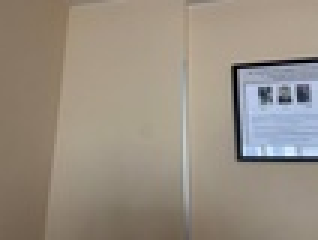
#> input picture 41.jpeg, 106 x 80 px, shrunk from 1280 x 960 before the run, given in place of 4, which was not available (shown 3 times larger)
$ python -i panorama_stitching.py   (imports and definitions only)
#> lines starting #> are read from the running program, lines starting #| are printed output that depends on the picture; after the words box and inside, x2 and y2 are one past the last pixel; in counts of white or black regions, pixels touching at a corner belong together; pictures that were not available may be replaced by others from this repository, and a replacement may not be noted
import numpy as np
import cv2
import argparse
import sys
from pathlib import Path

def hartley_normalise(points: np.ndarray):
    centroid = points.mean(axis=0)
    shifted  = points - centroid
    mean_distance = np.sqrt((shifted ** 2).sum(axis=1)).mean()

    scale = np.sqrt(2) / (mean_distance + 1e-10)

    T = np.array([
        [scale, 0, -scale * centroid[0]],
        [0, scale, -scale * centroid[1]],
        [0, 0, 1],
    ], dtype=np.float64)

    points_h    = np.column_stack([points, np.ones(len(points))])
    points_norm = (T @ points_h.T).T[:, :2]
    return points_norm, T

def build_A(src: np.ndarray, dst: np.ndarray) -> np.ndarray:
    n = len(src)
    A = np.zeros((2 * n, 9), dtype=np.float64)

    for i, ((x, y), (x1, y1)) in enumerate(zip(src, dst)):
        A[2*i]     = [0,  0,  0, -x, -y, -1,  y1*x,  y1*y,  y1]
        A[2*i + 1] = [x,  y,  1,  0,  0,  0, -x1*x, -x1*y, -x1]

    return A


import numpy as np

def manual_svd(A):
    # 1. Compute A*A^T and A^T*A
    AAT = np.dot(A, A.T)
    ATA = np.dot(A.T, A)

    # 2. Compute eigenvalues and eigenvectors for U (from A*A^T)
    evals_u, evecs_u = np.linalg.eig(AAT)
    # Sort by eigenvalues descending
    idx_u = np.argsort(evals_u)[::-1]
    U = evecs_u[:, idx_u]

    # 3. Compute eigenvalues and eigenvectors for V (from A^T*A)
    evals_v, evecs_v = np.linalg.eig(ATA)
    # Sort by eigenvalues descending
    idx_v = np.argsort(evals_v)[::-1]
    V = evecs_v[:, idx_v]

    # 4. Compute Singular Values (Square roots of non-negative eigenvalues)
    # Using evals_v as they correspond to A^T*A
    singular_values = np.sqrt(np.clip(evals_v[idx_v], 0, None))

    return U, singular_values, V.T

# Example usage
A = np.array([[1, 2], [3, 4], [5, 6]])
U, s, VT = manual_svd(A)


def estimate_homography(src_points: np.ndarray, dst_points: np.ndarray) -> np.ndarray:
    assert len(src_points) >= 4, "Give more that 4 points"

    src_norm, T  = hartley_normalise(src_points)
    dst_norm, Tp = hartley_normalise(dst_points)

    A = build_A(src_norm, dst_norm)

    _, _, Vt = manual_svd(A)
    h_hat = Vt[-1]
    H_norm = h_hat.reshape(3, 3)
    H = np.linalg.inv(Tp) @ H_norm @ T
    H /= H[2, 2]
    return H

def reprojection_error(H: np.ndarray, src_points: np.ndarray, dst_points: np.ndarray) -> float:
    n = len(src_points)
    src_h = np.column_stack([src_points, np.ones(n)])
    proj  = (H @ src_h.T).T
    proj_2d = proj[:, :2] / proj[:, 2:3]
    errors = np.linalg.norm(proj_2d - dst_points, axis=1)
    return float(errors.mean())


def ransac_homography(src_points: np.ndarray, dst_points: np.ndarray,
                      n_iter: int = 1000, threshold: float = 3.0):
    best_H = None
    best_inliers = np.zeros(len(src_points), dtype=bool)
    n_points = len(src_points)
    rng = np.random.default_rng(42)

    for _ in range(n_iter):
        idx = rng.choice(n_points, 4, replace=False)
        try:
            H = estimate_homography(src_points[idx], dst_points[idx])
        except np.linalg.LinAlgError:
            continue

        src_h = np.column_stack([src_points, np.ones(n_points)])
        proj  = (H @ src_h.T).T
        w     = proj[:, 2:3]
        proj_2d = proj[:, :2] / np.where(np.abs(w) > 1e-8, w, 1e-8)
        err = np.linalg.norm(proj_2d - dst_points, axis=1)

        inliers = err < threshold
        if inliers.sum() > best_inliers.sum():
            best_inliers = inliers
            best_H       = H

    if best_inliers.sum() >= 4:
        best_H = estimate_homography(src_points[best_inliers], dst_points[best_inliers])

    return best_H, best_inliers

def bilinear_interpolate(image: np.ndarray, x: np.ndarray, y: np.ndarray) -> np.ndarray:
    h, w = image.shape[:2]
    x0 = np.floor(x).astype(int)
    y0 = np.floor(y).astype(int)
    x1 = x0 + 1
    y1 = y0 + 1

    wx = x - x0
    wy = y - y0

    x0c = np.clip(x0, 0, w - 1)
    x1c = np.clip(x1, 0, w - 1)
    y0c = np.clip(y0, 0, h - 1)
    y1c = np.clip(y1, 0, h - 1)

    if image.ndim == 3:
        wx = wx[:, None]
        wy = wy[:, None]

    val = (image[y0c, x0c] * (1 - wx) * (1 - wy) +
           image[y0c, x1c] *      wx  * (1 - wy) +
           image[y1c, x0c] * (1 - wx) *      wy  +
           image[y1c, x1c] *      wx  *      wy)
    return val


def warp_image(image: np.ndarray, H: np.ndarray,
               canvas_shape: tuple) -> tuple:

    canvas_h, canvas_w = canvas_shape
    H_inv = np.linalg.inv(H)

    u, v = np.meshgrid(np.arange(canvas_w), np.arange(canvas_h))
    canvas_points = np.stack([u.ravel(), v.ravel(), np.ones(canvas_h * canvas_w)], axis=0)  # (3, N)

    src_points = H_inv @ canvas_points
    w_coord = src_points[2]
    valid   = np.abs(w_coord) > 1e-8
    x_src   = np.where(valid, src_points[0] / w_coord, -1)
    y_src   = np.where(valid, src_points[1] / w_coord, -1)

    img_h, img_w = image.shape[:2]
    inside = (valid & (x_src >= 0) & (x_src < img_w - 1) &
                      (y_src >= 0) & (y_src < img_h - 1))

    warped = np.zeros((canvas_h * canvas_w,) + image.shape[2:], dtype=np.float64)
    if inside.any():
        warped[inside] = bilinear_interpolate(
            image.astype(np.float64), x_src[inside], y_src[inside]
        )

    warped = warped.reshape(canvas_h, canvas_w, *image.shape[2:])
    mask   = inside.reshape(canvas_h, canvas_w)
    return warped.astype(np.uint8), mask

def distance_transform_weight(mask: np.ndarray) -> np.ndarray:
    dist = cv2.distanceTransform(mask.astype(np.uint8), cv2.DIST_L2, 5)
    max_d = dist.max()
    if max_d > 0:
        dist /= max_d
    return dist


def blend_images(img1: np.ndarray, mask1: np.ndarray, img2: np.ndarray, mask2: np.ndarray) -> np.ndarray:
    w1 = distance_transform_weight(mask1)[:, :, None].astype(np.float64)
    w2 = distance_transform_weight(mask2)[:, :, None].astype(np.float64)

    overlap = (mask1 & mask2)
    only1   = (mask1 & ~mask2)
    only2   = (~mask1 & mask2)

    result = np.zeros_like(img1, dtype=np.float64)

    denom = w1 + w2 + 1e-10
    result[overlap] = (
        (w1 * img1.astype(np.float64) + w2 * img2.astype(np.float64)) / denom
    )[overlap]

    result[only1] = img1[only1].astype(np.float64)
    result[only2] = img2[only2].astype(np.float64)

    return np.clip(result, 0, 255).astype(np.uint8)


def detect_and_match(img1_gray: np.ndarray, img2_gray: np.ndarray,
                     method: str = "sift"):
    if method == "sift":
        try:
            detector = cv2.SIFT_create()
        except AttributeError:
            # pylint: disable=no-member
            detector = cv2.xfeatures2d.SIFT_create()
        norm = cv2.NORM_L2
    else:
        detector = cv2.ORB_create(nfeatures=2000)
        norm = cv2.NORM_HAMMING

    kp1, des1 = detector.detectAndCompute(img1_gray, None)
    kp2, des2 = detector.detectAndCompute(img2_gray, None)

    if des1 is None or des2 is None or len(kp1) < 4 or len(kp2) < 4:
        raise ValueError("You need more points for stitching")

    bf = cv2.BFMatcher(norm)
    matches = bf.knnMatch(des1, des2, k=2)

    good = []
    for pair in matches:
        if len(pair) == 2:
            m, n = pair
            if m.distance < 0.75 * n.distance:
                good.append(m)

    if len(good) < 4:
        raise ValueError(f"Not enough good matches: {len(good)} (must be ≥ 4)")

    src_points = np.float64([kp1[m.queryIdx].pt for m in good])
    dst_points = np.float64([kp2[m.trainIdx].pt for m in good])
    print(f"  {len(good)} matches found after the ratio test")
    return src_points, dst_points

def compute_canvas(img1: np.ndarray, img2: np.ndarray, H: np.ndarray):

    h1, w1 = img1.shape[:2]
    h2, w2 = img2.shape[:2]

    corners2 = np.array([
        [0,  0,  1],
        [w2, 0,  1],
        [w2, h2, 1],
        [0,  h2, 1],
    ], dtype=np.float64).T

    proj = (H @ corners2)
    proj_2d = proj[:2] / proj[2]

    corners1 = np.array([[0, 0], [w1, 0], [w1, h1], [0, h1]], dtype=np.float64).T

    all_points = np.hstack([corners1, proj_2d])      # (2, 8)
    x_min, y_min = np.floor(all_points.min(axis=1)).astype(int)
    x_max, y_max = np.ceil (all_points.max(axis=1)).astype(int)

    canvas_w = x_max - x_min
    canvas_h = y_max - y_min
    return (canvas_h, canvas_w), (-x_min, -y_min)

def stitch_pair(path1: str, path2: str, output_path: str = "panorama.jpg", method: str = "sift", use_ransac: bool = True) -> np.ndarray:
    img1 = cv2.imread(path1)
    img2 = cv2.imread(path2)
    if img1 is None:
        raise FileNotFoundError(f"Can't open {path1}")
    if img2 is None:
        raise FileNotFoundError(f"Can't open {path2}")

    gray1 = cv2.cvtColor(img1, cv2.COLOR_BGR2GRAY)
    gray2 = cv2.cvtColor(img2, cv2.COLOR_BGR2GRAY)

    src_points, dst_points = detect_and_match(gray2, gray1, method=method)
    total_matches = len(src_points)

    if use_ransac:
        H, inliers = ransac_homography(src_points, dst_points)
        inlier_count = int(inliers.sum())
        print(f"  RANSAC: {inlier_count}/{len(inliers)} inliers")
        err = reprojection_error(H, src_points[inliers], dst_points[inliers])
    else:
        H = estimate_homography(src_points, dst_points)
        inlier_count = None
        err = reprojection_error(H, src_points, dst_points)
    print(f"  Reprojection error: {err:.4f} px")

    canvas_shape, (ox, oy) = compute_canvas(img1, img2, H)
    print(f"  Canvas: {canvas_shape[1]} × {canvas_shape[0]} px,  offset=({ox},{oy})")


    T_offset = np.array([
        [1, 0, ox],
        [0, 1, oy],
        [0, 0,  1],
    ], dtype=np.float64)

    H_canvas = T_offset @ H
    warped2, mask2 = warp_image(img2, H_canvas, canvas_shape)

    canvas1 = np.zeros((*canvas_shape, 3), dtype=np.uint8)
    canvas1[oy:oy + img1.shape[0], ox:ox + img1.shape[1]] = img1
    mask1 = np.zeros(canvas_shape, dtype=bool)
    mask1[oy:oy + img1.shape[0], ox:ox + img1.shape[1]] = True

    panorama = blend_images(canvas1, mask1, warped2, mask2)

    cv2.imwrite(output_path, panorama)
    return panorama


def stitch_multiple(image_paths: list, output_path: str = "panorama_full.jpg",
                    method: str = "sift", use_ransac: bool = True) -> np.ndarray:
    """
    Stitches a list of images sequentially from left to right.
    """
    if len(image_paths) < 2:
        raise ValueError("At least 2 images are required")

    temp_path = "_tmp_pano.jpg"

    print(f"\n--- Stitching image 1/ {len(image_paths)} with image 2/{len(image_paths)} ---")
    result = stitch_pair(
        image_paths[0],
        image_paths[1],
        output_path=temp_path,
        method=method,
        use_ransac=use_ransac,
    )
#> in stitch_pair, img1 is the input picture: shape (80, 106, 3); mean B, G, R 129.6, 141.9, 151.8
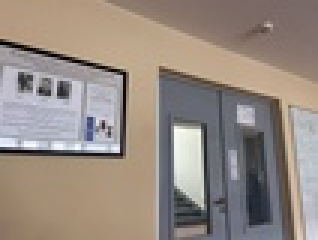
#> input picture 42.jpeg, 106 x 80 px, shrunk from 1280 x 960 before the run, given in place of 1, which was not available (shown 3 times larger)
#> in stitch_pair, img2 is the input picture: shape (80, 106, 3); mean B, G, R 130.2, 138.6, 150.2
#> in stitch_pair, `gray2 = cv2.cvtColor(img2, cv2.COLOR_BGR2GRAY)`:
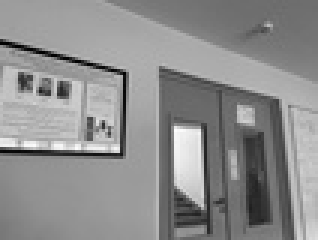
#> gray2: shape (80, 106) (shown 3 times larger); min 1, max 254, mean 141.1
#> in detect_and_match, `kp1, des1 = detector.detectAndCompute(img1_gray, None)`: kp1 = 44 keypoints; strongest (x, y, size): (21, 30, 3), (62, 47, 6.7), (8, 27, 3.4), (14, 30, 2.6)
#> in detect_and_match, `kp2, des2 = detector.detectAndCompute(img2_gray, None)`: kp2 = 9 keypoints; (x, y, size): (101, 32, 3.2), (88, 31, 3), (80, 52, 2), (96, 50, 2.4), (83, 31, 4), (98, 35, 2.7), (98, 35, 2.7), (91, 36, 2.8), (91, 36, 2.8)
#> in detect_and_match, `matches = bf.knnMatch(des1, des2, k=2)`: matches = 44 matches
#> the loop in detect_and_match, `for pair in matches:` made 44 passes
#> after the loop in detect_and_match, `for pair in matches:`: good = 5 matches
#> in detect_and_match, `src_points = np.float64([kp1[m.queryIdx].pt for m in good])`: src_points = [[7.75, 26.93], [10.5, 32.35], [10.5, 32.35], [17.65, 33.49], [20.86, 30.35]]
#> in detect_and_match, `dst_points = np.float64([kp2[m.trainIdx].pt for m in good])`: dst_points = [[87.82, 31.2], [91.35, 35.56], [91.35, 35.56], [98.12, 35.17], [100.8, 31.59]]
#|   5 matches found after the ratio test
#> in stitch_pair, `total_matches = len(src_points)`: total_matches = 5
#> in ransac_homography, `best_inliers = np.zeros(len(src_points), dtype=bool)`: best_inliers = [False, False, False, False, False]
#> in ransac_homography, `n_points = len(src_points)`: n_points = 5
#> the loop in ransac_homography, `for _ in range(n_iter):` made 1000 passes
#> (idx, Tp in estimate_homography) on pass 1: ([4, 0, 3, 2], [[0.264, 0, -24.94], [0, 0.264, -8.81], [0, 0, 1]])
#> (idx, Tp in estimate_homography) on passes 3, 7: ([1, 3, 2, 0], [[0.397, 0, -36.56], [0, 0.397, -13.63], [0, 0, 1]]), ([1, 4, 0, 2], [[0.301, 0, -27.94], [0, 0.301, -10.08], [0, 0, 1]])
#|   RANSAC: 5/5 inliers
#|   Reprojection error: 0.0000 px
#|   Canvas: 265 × 146 px,  offset=(0,66)
#> in warp_image, `mask   = inside.reshape(canvas_h, canvas_w)`:
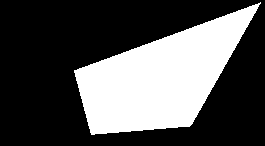
#> mask: shape (146, 265) bool; 32.4% white; 1 white region, box (x1, y1, x2, y2) and area: (74, 2, 261, 135) 12540
#> in blend_images, `w1 = distance_transform_weight(mask1)[:, :, None].astype(np.float64)`: mask1: shape (146, 265) bool; 21.9% white; 1 white region, box (x1, y1, x2, y2) and area: (0, 66, 106, 146) 8480
#> in blend_images, `overlap = (mask1 & mask2)`: overlap: shape (146, 265) bool; 4.2% white; 1 white region, box (x1, y1, x2, y2) and area: (74, 66, 106, 135) 1628
#> in blend_images, `only1   = (mask1 & ~mask2)`: only1: shape (146, 265) bool; 17.7% white; 1 white region, box (x1, y1, x2, y2) and area: (0, 66, 106, 146) 6852
#> in blend_images, `only2   = (~mask1 & mask2)`: only2: shape (146, 265) bool; 28.2% white; 1 white region, box (x1, y1, x2, y2) and area: (88, 2, 261, 134) 10912
#> in blend_images, `denom = w1 + w2 + 1e-10`:
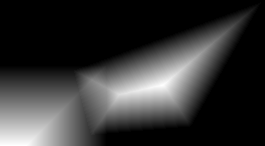
#> denom: shape (146, 265, 1) float64; min 1e-10, max 1, mean 0.203
#> in blend_images, `result[only1] = img1[only1].astype(np.float64)`:
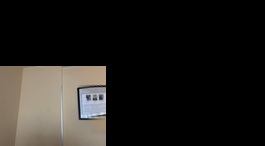
#> result: shape (146, 265, 3) float64; mean of channels 0, 1, 2 28, 31, 33.5; drawn as B, G, R

    for i in range(2, len(image_paths)):
        print(f"\n--- Adding image {i + 1}/{len(image_paths)} ---")
        result = stitch_pair(
            temp_path,
            image_paths[i],
            output_path=temp_path,
            method=method,
            use_ransac=use_ransac,
        )
#> call 2 of stitch_pair, with path1 = '_tmp_pano.jpg', path2 = '.', output_path = '_tmp_pano.jpg', method = 'sift', use_ransac = True
#> in stitch_pair (call 2), `gray1 = cv2.cvtColor(img1, cv2.COLOR_BGR2GRAY)`:
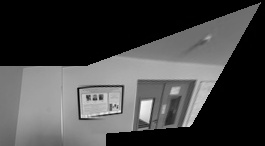
#> gray1: shape (146, 265); min 0, max 249, mean 69.5
#> the loop in detect_and_match (call 2), `for pair in matches:` made 44 passes
#|   9 matches found after the ratio test
#|   RANSAC: 9/9 inliers
#|   Reprojection error: 0.0697 px
#|   Canvas: 265 × 146 px,  offset=(0,0)
#> call 2 of warp_image, with H = array of shape (3, 3), canvas_shape = (146, 265)
#> in warp_image (call 2), `mask   = inside.reshape(canvas_h, canvas_w)`:
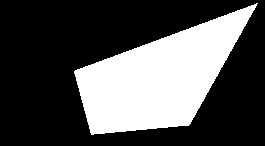
#> mask: shape (146, 265) bool; 31.6% white; 1 white region, box (x1, y1, x2, y2) and area: (74, 3, 258, 135) 12211
#> in distance_transform_weight (call 3), `dist = cv2.distanceTransform(mask.astype(np.uint8), cv2.DIST_L2, 5)`: dist: shape (146, 265) float32; every value is 3.4e+38
#> in distance_transform_weight (call 3), `dist /= max_d`: dist: shape (146, 265) float32; every value is 1
#> in blend_images (call 2), `w1 = distance_transform_weight(mask1)[:, :, None].astype(np.float64)`: w1: shape (146, 265, 1) float64; every value is 1
#> in blend_images (call 2), `w1 = distance_transform_weight(mask1)[:, :, None].astype(np.float64)`: mask1: shape (146, 265) bool; every value is 1
#> in blend_images (call 2), `only2   = (~mask1 & mask2)`: only2: shape (146, 265) bool; every value is 0

    cv2.imwrite(output_path, result)
    print(f"\nFinal panorama saved to: {output_path}")
    return result


# ---- Full OpenCV built-in Stitcher pipeline for comparison ----
# [65 lines left out: functions stitch_opencv_full, main, not called in this run]


# [2 lines not run here, left out]

# Our implementation:
# python panorama_stitching.py 41.jpeg 42.jpeg --output ours_pair.jpg --method sift
# python panorama_stitching.py image1.jpg image2.jpg image3.jpg --output ours_multiple.jpg --method sift
# Full OpenCV built-in pipeline for comparison:
# python panorama_stitching.py image21.jpg image22.jpg --output opencv_full_pair.jpg --opencv-full
# python panorama_stitching.py image1.jpg image2.jpg image3.jpg --output opencv_full_multiple.jpg --opencv-full

#> (the run stopped early here; a loop or call above may not have finished)
